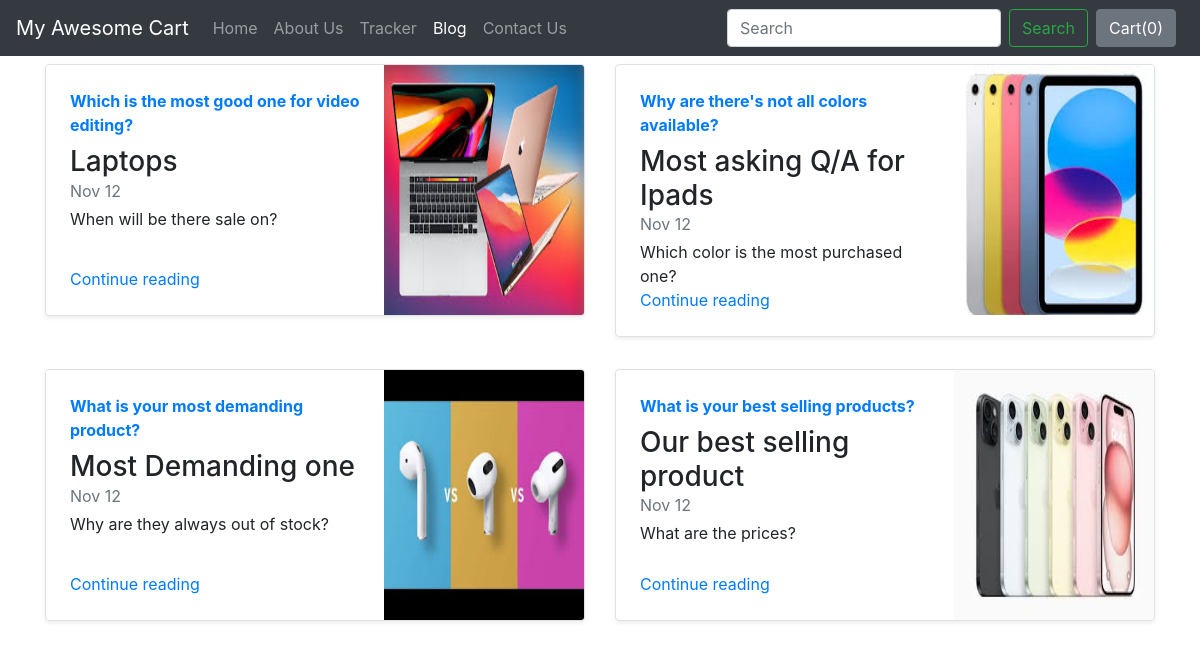
Screenshot of /blog/ with the database file from the repository.
### blog/models.py (models this page shows)
class Blogpost(models.Model):
    post_id = models.AutoField(primary_key=True)
    title = models.CharField(max_length=50)
    head0 = models.CharField(max_length=500, default="")
    chead0 = models.CharField(max_length=5000, default="")
    head1 = models.CharField(max_length=500, default="")
    chead1 = models.CharField(max_length=5000, default="")
    head2 = models.CharField(max_length=500, default="")
    chead2 = models.CharField(max_length=5000, default="")
    pub_date = models.DateField()
    thumbnail = models.ImageField(upload_to='shop/images', default="")
    def __str__(self):
        return self.title

### blog/views.py (the view)
# urls.py: path("", views.index, name="blogHome"),
def index(request):
    myposts = Blogpost.objects.all()
    print(myposts)
    return render(request, 'blog/index.html',
                  {'myposts': myposts})

### blog/templates/blog/index.html
{% extends 'blog/basic.html' %}
{% block body %}
<div class="container">
<div class="row my-2">
    {% for item in myposts %}
        <div class="col-md-6">
            <div
                class="row no-gutters border rounded overflow-hidden flex-md-row mb-4 shadow-sm h-md-250 position-relative">
                <div class="col p-4 d-flex flex-column position-static">
                    <strong class="d-inline-block mb-2 text-primary">{{item.head0}}</strong>
                    <h3 class="mb-0">{{item.title}}</h3>
                    <div class="mb-1 text-muted">Nov 12</div>
                    <p class="card-text mb-auto">{{item.head1}}</p>
                    <a href="blogpost/{{item.post_id}}" class="stretched-link">Continue reading</a>
                </div>
                <div class="col-auto d-none d-lg-block">
                    <img src="/media/{{item.thumbnail}}" class="bd-placeholder-img" width="200" height="250"
                        aria-label="Placeholder: Thumbnail"/>
                </div>
            </div>
        </div>
{% if forloop.counter|divisibleby:2 %}
    </div><div class="row my-2">
    {% endif %}
    {% endfor %}
</div>
{% endblock %}

### rows the page displays
Blogpost: head0 "Which is the most good one for video editing?", title "Laptops", head1 "When will be there sale on?", thumbnail (picture)
Blogpost: head0 "Why are there's not all colors available?", title "Most asking Q/A for Ipads", head1 "Which color is the most purchased one?", thumbnail (picture)
Blogpost: head0 "What is your most demanding product?", title "Most Demanding one", head1 "Why are they always out of stock?", thumbnail (picture)
Blogpost: head0 "What is your best selling products?", title "Our best selling product", head1 "What are the prices?", thumbnail (picture)
